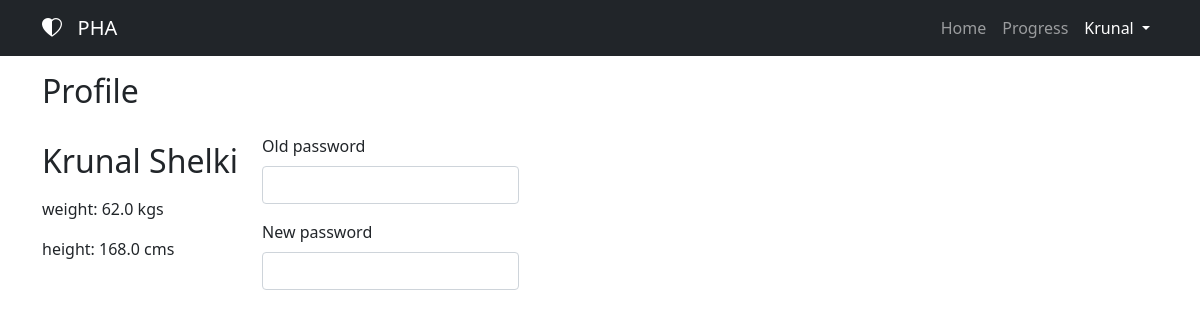
The app's page /profile (signed in) with its own data.
### website/models.py (models this page shows)
class User(db.Model, UserMixin):
    id = db.Column(db.Integer, primary_key=True)
    email = db.Column(db.String(150), unique=True)
    password = db.Column(db.String(150))
    name = db.Column(db.String(150))
    gender = db.Column(db.String(10))
    age = db.Column(db.Integer)
    height = db.Column(db.Float)
    weight = db.Column(db.Float)
    cal_goal = db.Column(db.Float)
    water_goal = db.Column(db.Integer)
    entries = db.relationship("Entry")
    Water_entries = db.relationship("Water")

### website/views.py (the view)
@views.route("/profile")
@login_required
def profile():
    return render_template("/views/profile.html", user=current_user)

### website/__init__.py (called while the page is built)
def create_app():
    app = Flask(__name__)
    app.config['SECRET_KEY'] = 'hkjsahdkjaduhwadahsj'
    app.config['SQLALCHEMY_DATABASE_URI'] = f'sqlite:///{DB_NAME}'
    app.config['SQLALCHEMY_TRACK_MODIFICATIONS'] = false
    db.init_app(app)
    from .views import views
    from .auth import auth
    app.register_blueprint(views, url_prefix='/')
    app.register_blueprint(auth, url_prefix='/')
    from .models import User, Entry
    create_database(app)
    login_manager = LoginManager()
    login_manager.login_view = 'auth.login'
    login_manager.init_app(app)
    @login_manager.user_loader
    def load_user(id):
        return User.query.get(int(id))
    return app

### website/templates/views/profile.html
{% extends 'base.html' %} {% block title %}Profile{% endblock title %} {% block
content %}
<h2 class="py-3">Profile</h2>
<div class="row">
    <div class="col-auto">
        <div class="info">
            <h2 class="py-2">
                {{user.name}}
            </h2>
            <p>
                weight: {{(user.weight)}} kgs
            </p>
        </div>
        <p>
            height: {{user.height}} cms
        </p>
    </div>
    <div class="col-auto">
        <form method="post">
            <div class="mb-3">
                <div>
                    <label for="password" class="form-label">Old password</label>
                </div>
                <input type="password" class="form-control" id="password" name="password" required />
            </div>
            <div class="mb-3">
                <div>
                    <label for="password" class="form-label">New password</label>
                </div>
                <input type="password" class="form-control" id="password" name="password" required />
            </div>
        </form>
    </div>
</div>
{% endblock content %}

### website/templates/base.html (shortened to what this page needs)
<!DOCTYPE html>
<html lang="en">
<head>
  <link rel="stylesheet" href="https://stackpath.bootstrapcdn.com/bootstrap/4.4.1/css/bootstrap.min.css"
 />
  <link rel="stylesheet" href="https://stackpath.bootstrapcdn.com/font-awesome/4.7.0/css/font-awesome.min.css"
 />
  <link href="https://cdn.jsdelivr.net/npm/bootstrap@5.1.3/dist/css/bootstrap.min.css" rel="stylesheet"
 />
  <link rel="stylesheet" href="https://cdn.jsdelivr.net/npm/bootstrap-icons@1.6.1/font/bootstrap-icons.css" />
  <link rel="stylesheet" href={{ url_for('static', filename='style.css' ) }}>
</head>
<body>
  <nav class="navbar navbar-expand-lg navbar-dark bg-dark">
    <div class="container-fluid container">
      <a class="navbar-brand" href="#">
        <i class="bi bi-heart-half"></i> &nbsp; PHA
      </a>
      <div class="collapse navbar-collapse" style="flex-grow: unset" id="navbarSupportedContent">
        <ul class="navbar-nav me-auto mb-2 mb-lg-0">
          {% if user.is_authenticated %}
          <li class="nav-item">
            <a class="nav-link main-nav-link home" aria-current="page" href="/">Home</a>
          </li>
          <li class="nav-item">
            <a class="nav-link main-nav-link progs" href="/progress">Progress</a>
          </li>
          <li class="nav-item dropdown">
            <a class="nav-link dropdown-toggle user-dropdown" href="#" id="navbarDropdown" role="button"
              data-bs-toggle="dropdown" aria-expanded="false">
              {{user.name.split()[0]}}
            </a>
          </li>
          {% endif %}
        </ul>
      </div>
    </div>
  </nav>
  <div class="container">{% block content %} {% endblock content %}</div>
</body>
</html>

### website/static/style.css (style rules this page uses)
* { margin: 0; padding: 0; box-sizing: border-box; }
body { min-height: 100vh; }

### records on screen
User: name "Krunal", name "Krunal Shelki", weight "62.0", height "168.0"
